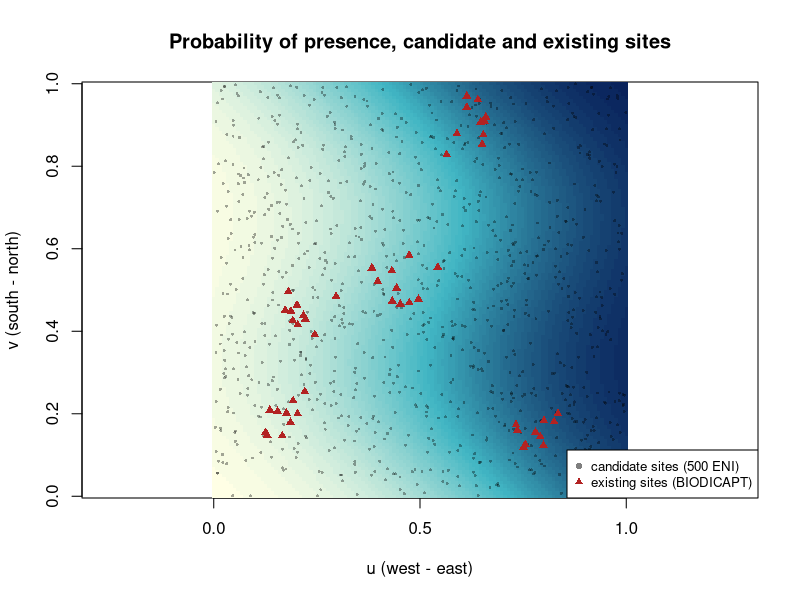
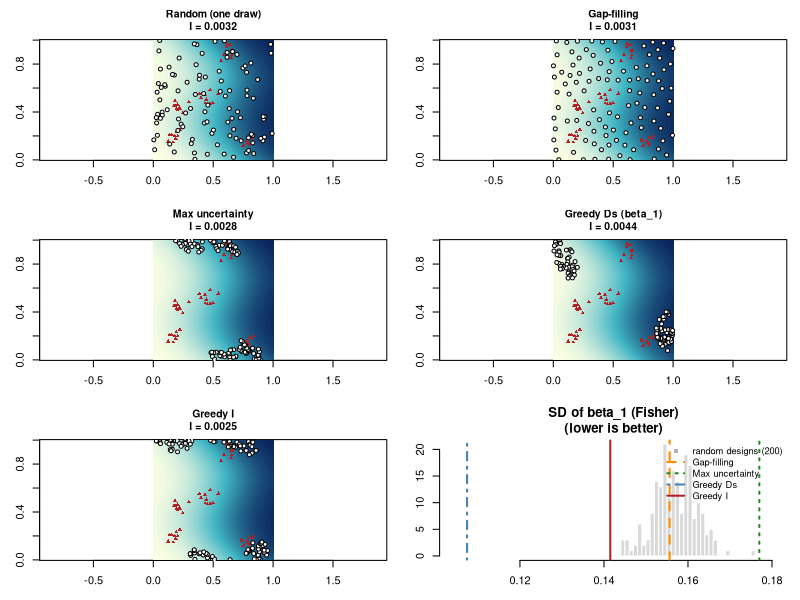
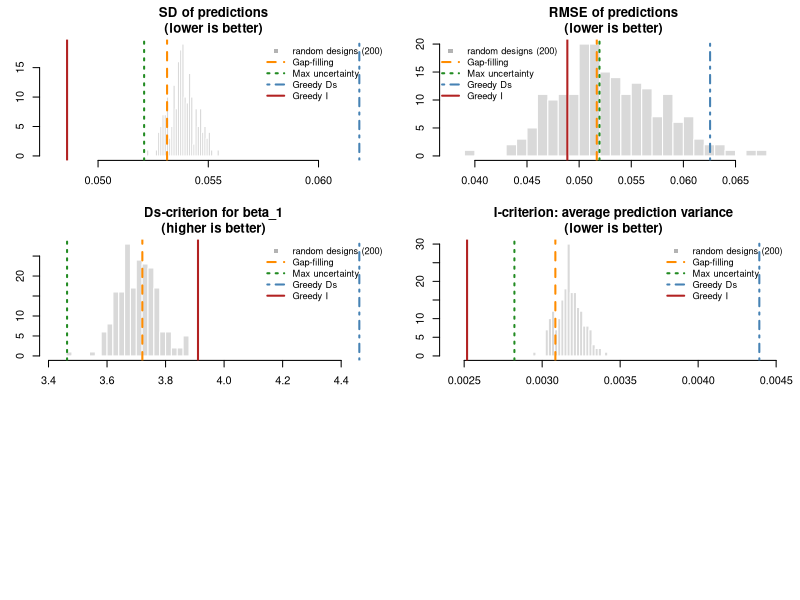

Write the R code that produced these figures, in order.
## ---- chunk 1
#| label: applied-setup
set.seed(2026)

# environmental fields over the square
x1_field <- function(u, v) 3 * (u - 0.5) + 0.4 * sin(2 * pi * v)   # west-east gradient
x2_field <- function(u, v) 2 * (v - 0.5) + 1.2 * (u - 0.5)         # partly confounded with x1
beta_true <- c(b0 = -0.2, b1 = 0.9, b2 = 0.5)                      # planning values
design_matrix <- function(u, v) cbind("(Intercept)" = 1, x1 = x1_field(u, v), x2 = x2_field(u, v))

# probit weights: information of one binary observation about its linear predictor
probit_weights <- function(eta, eps = 1e-8) {
  p <- pmin(pmax(pnorm(eta), eps), 1 - eps)
  dnorm(eta)^2 / (p * (1 - p))
}

# candidate sites: uniformly distributed
n_cand   <- 1000
cand     <- data.frame(u = runif(n_cand), v = runif(n_cand))
X_cand   <- design_matrix(cand$u, cand$v)
eta_cand <- as.numeric(X_cand %*% beta_true)
w_cand   <- probit_weights(eta_cand)

# existing design: 5 clusters of 10 sites, spread over the square
n_per_cluster <- 10
centres <- data.frame(u = c(0.15, 0.80, 0.45, 0.20, 0.65),
                      v = c(0.20, 0.15, 0.50, 0.45, 0.90))
n_ref   <- nrow(centres) * n_per_cluster
ref     <- data.frame(
  u = pmin(pmax(rep(centres$u, each = n_per_cluster) + rnorm(n_ref, sd = 0.04), 0), 1),
  v = pmin(pmax(rep(centres$v, each = n_per_cluster) + rnorm(n_ref, sd = 0.04), 0), 1))
X_ref  <- design_matrix(ref$u, ref$v)
w_ref  <- probit_weights(as.numeric(X_ref %*% beta_true))
M_ref  <- crossprod(X_ref, X_ref * w_ref)       # information of the existing design

n_select <- 0.10 * n_cand                        # budget: 10 % of the candidates
idx_s    <- 2                                    # (for the Ds-optimal design: beta_1)

# design space: where we want precise predictions (a regular grid on the square)
g_test   <- seq(0, 1, length.out = 40)
test     <- expand.grid(u = g_test, v = g_test)
X_test   <- design_matrix(test$u, test$v)
eta_test <- as.numeric(X_test %*% beta_true)
p_test   <- pnorm(eta_test)

# B: average, over the design space, of phi(eta)^2 x x'
B_test <- crossprod(X_test * dnorm(eta_test)) / nrow(X_test)

# I-criterion: average prediction variance over the design space (lower is better)
i_value <- function(M) sum(diag(solve(M, B_test)))

# I-criterion of the final design (existing + selected sites)
i_design <- function(sel) {
  Xs <- X_cand[sel, , drop = FALSE]
  i_value(M_ref + crossprod(Xs, Xs * w_cand[sel]))
}

# Ds-criterion (see the Ds example): only used to compare with the I-optimal design
ds_logdet <- function(M, idx_s) {
  S <- M[idx_s, idx_s, drop = FALSE] -
    M[idx_s, -idx_s, drop = FALSE] %*%
    solve(M[-idx_s, -idx_s, drop = FALSE], M[-idx_s, idx_s, drop = FALSE])
  as.numeric(determinant(S, logarithm = TRUE)$modulus)
}
## ---- chunk 2
#| label: applied-map
#| fig-width: 6
#| fig-height: 5.5
# map of the true probability of presence
g       <- seq(0, 1, length.out = 120)
p_field <- outer(g, g, function(u, v) {
  pnorm(beta_true[1] + beta_true[2] * x1_field(u, v) + beta_true[3] * x2_field(u, v))
})
pal <- colorRampPalette(c("#ffffe5", "#41b6c4", "#081d58"))(60)   # light = rare, dark = likely

image(g, g, p_field, col = pal, zlim = c(0, 1), asp = 1,
      xlab = "u (west - east)", ylab = "v (south - north)",
      main = "Probability of presence, candidate and existing sites")
points(cand$u, cand$v, pch = 16, cex = 0.4, col = adjustcolor("black", 0.35))
points(ref$u,  ref$v,  pch = 17, cex = 0.9, col = "firebrick")
legend("bottomright", bg = "white", cex = 0.8,
       legend = c("candidate sites (500 ENI)", "existing sites (BIODICAPT)"),
       pch = c(16, 17), col = c(adjustcolor("black", 0.5), "firebrick"))
## ---- chunk 3
#| label: applied-strategies
# 1. random
sel_random <- sample(n_cand, n_select)

# 2. gap-filling (farthest-point sampling, relative to the existing sites)
gap_filling <- function(coords, coords_ref, n_select) {
  d_cand <- as.matrix(dist(coords))
  d_ref  <- as.matrix(dist(rbind(coords_ref, coords)))[-seq_len(nrow(coords_ref)),
                                                     seq_len(nrow(coords_ref))]
  min_d <- apply(d_ref, 1, min)
  sel <- integer(0)
  for (k in seq_len(n_select)) {
    nxt   <- which.max(min_d)
    sel   <- c(sel, nxt)
    min_d <- pmin(min_d, d_cand[nxt, ])
  }
  sel
}
sel_gap <- gap_filling(cand[, c("u", "v")], ref[, c("u", "v")], n_select)

# 3. max uncertainty, selected in sequential batches
max_uncertainty_batches <- function(M0, X, eta, w, n_select, n_batches) {
  M <- M0
  cand_left <- seq_len(nrow(X))
  sel <- integer(0)
  batch_size <- ceiling(n_select / n_batches)

  while (length(sel) < n_select) {
    Minv <- solve(M)
    leverage <- rowSums((X[cand_left, , drop = FALSE] %*% Minv) *
                         X[cand_left, , drop = FALSE])
    sd_p <- dnorm(eta[cand_left]) * sqrt(pmax(leverage, 0))

    k <- min(batch_size, n_select - length(sel))
    batch <- cand_left[order(sd_p, decreasing = TRUE)[seq_len(k)]]

    M <- M + crossprod(X[batch, , drop = FALSE],
                       X[batch, , drop = FALSE] * w[batch])

    sel <- c(sel, batch)
    cand_left <- setdiff(cand_left, batch)
  }
  sel
}
sel_uncert <- max_uncertainty_batches(
  M0 = M_ref, X = X_cand, eta = eta_cand, w = w_cand,
  n_select = n_select, n_batches = 10)

# 4. greedy Ds (closed-form gain, M updated after each addition)
greedy_ds <- function(M0, X, w, idx_s, n_select) {
  M <- M0; cand_left <- seq_len(nrow(X)); sel <- integer(0)
  for (k in seq_len(n_select)) {
    Minv <- solve(M)
    S    <- solve(Minv[idx_s, idx_s, drop = FALSE])
    A    <- Minv %*% t(X[cand_left, , drop = FALSE])
    q    <- 1 / w[cand_left] + colSums(t(X[cand_left, , drop = FALSE]) * A)
    aS   <- A[idx_s, , drop = FALSE]
    gain <- -log(1 - colSums(aS * (S %*% aS)) / q)
    best <- cand_left[which.max(gain)]
    M    <- M + w[best] * tcrossprod(X[best, ])
    sel  <- c(sel, best); cand_left <- setdiff(cand_left, best)
  }
  sel
}
sel_ds <- greedy_ds(M_ref, X_cand, w_cand, idx_s, n_select)

# 5. greedy I (closed-form decrease of tr(M^-1 B), M updated after each addition)
greedy_i <- function(M0, X, w, B, n_select) {
  M <- M0; cand_left <- seq_len(nrow(X)); sel <- integer(0)
  for (k in seq_len(n_select)) {
    Minv <- solve(M)
    A    <- Minv %*% t(X[cand_left, , drop = FALSE])          # a = M^-1 x  (p x m)
    q    <- 1 / w[cand_left] + colSums(t(X[cand_left, , drop = FALSE]) * A)
    gain <- colSums(A * (B %*% A)) / q                        # a' B a / q
    best <- cand_left[which.max(gain)]
    M    <- M + w[best] * tcrossprod(X[best, ])
    sel  <- c(sel, best); cand_left <- setdiff(cand_left, best)
  }
  sel
}
sel_i <- greedy_i(M_ref, X_cand, w_cand, B_test, n_select)
## ---- chunk 4
#| label: applied-check
x1c <- X_cand[1, ]; w1 <- w_cand[1]
a   <- solve(M_ref, x1c)
formula_gain <- as.numeric(t(a) %*% B_test %*% a / (1 / w1 + sum(x1c * a)))
direct_gain  <- i_value(M_ref) - i_value(M_ref + w1 * tcrossprod(x1c))
stopifnot(isTRUE(all.equal(formula_gain, direct_gain)))
c(formula = formula_gain, direct = direct_gain)
## ---- chunk 5
#| label: applied-sites
#| fig-width: 8
#| fig-height: 12
par(mfrow = c(3, 2), mar = c(3, 3, 3, 1))
plot_sel <- function(sel, title) {
  image(g, g, p_field, col = pal, zlim = c(0, 1), asp = 1, xlab = "", ylab = "",
        main = sprintf("%s\nI = %.4f", title, i_design(sel)), cex.main = 0.95)
  points(ref$u, ref$v, pch = 17, cex = 0.6, col = "firebrick")
  points(cand$u[sel], cand$v[sel], pch = 21, bg = "white", col = "black", cex = 0.8)
}
plot_sel(sel_random, "Random (one draw)")
plot_sel(sel_gap, "Gap-filling")
plot_sel(sel_uncert, "Max uncertainty")
plot_sel(sel_ds, "Greedy Ds (beta_1)")
plot_sel(sel_i, "Greedy I")
## ---- chunk 6
#| label: applied-evaluate
# all metrics of one design (a vector of selected candidate indices)
evaluate_design <- function(sel, n_rep) {
  Xs <- X_cand[sel, , drop = FALSE]
  M  <- M_ref + crossprod(Xs, Xs * w_cand[sel])    # information of the final design
  C  <- solve(M)                                   # approximate covariance of beta_hat

  out <- c(
    I       = i_value(M),
    sd_pred = mean(dnorm(eta_test) * sqrt(rowSums((X_test %*% C) * X_test))),
    sd_b0   = sqrt(C[1, 1]),
    sd_b1   = sqrt(C[2, 2]),
    sd_b2   = sqrt(C[3, 3]),
    Ds      = ds_logdet(M, idx_s)
  )

  # Monte Carlo: simulate data, refit, predict
  X_fit <- rbind(X_ref, Xs)
  p_fit <- pnorm(as.numeric(X_fit %*% beta_true))
  fits <- replicate(n_rep, {
    y <- rbinom(nrow(X_fit), 1, p_fit)
    tryCatch(
      suppressWarnings(glm.fit(X_fit, y, family = binomial("probit"))$coefficients),
      error = function(e) rep(NA_real_, 3))
  })                                                # 3 x n_rep
  fits <- fits[, !is.na(colSums(fits)), drop = FALSE]
  rmse <- mean(apply(fits, 2, function(b) sqrt(mean((pnorm(X_test %*% b) - p_test)^2))))

  c(out, rmse = rmse)
}

# 200 random designs (20 replicates each) and the four other strategies (200 replicates)
n_random     <- 200
rand_designs <- replicate(n_random, sample(n_cand, n_select), simplify = FALSE)
rand_res     <- t(sapply(rand_designs, evaluate_design, n_rep = 20))

strategies <- list("Gap-filling" = sel_gap, "Max uncertainty" = sel_uncert,
                   "Greedy Ds" = sel_ds, "Greedy I" = sel_i)
strat_res  <- t(sapply(strategies, evaluate_design, n_rep = 200))
## ---- chunk 7
#| label: applied-results
#| fig-width: 8
#| fig-height: 7
cols <- c("Gap-filling" = "darkorange", "Max uncertainty" = "forestgreen",
          "Greedy Ds" = "steelblue", "Greedy I" = "firebrick")
ltys <- c("Gap-filling" = 2, "Max uncertainty" = 3, "Greedy Ds" = 4, "Greedy I" = 1)

# histogram of a metric over random designs, with the other strategies as vertical lines
# (the x-range must include the strategies: abline() draws nothing outside the plot region)
metric_hist <- function(metric, main, xlab, loc_legend = "topleft") {
    vals <- c(rand_res[, metric], strat_res[, metric])
    pad  <- 0.05 * diff(range(vals))
    hist(rand_res[, metric], breaks = 25, col = "grey85", border = "white",
        xlim = range(vals) + c(-pad, pad), main = main, xlab = xlab, ylab = "random designs")
    for (s in rownames(strat_res)) {
        abline(v = strat_res[s, metric], col = cols[s], lty = ltys[s], lwd = 2)
    }
    legend(loc_legend, bty = "n", cex = 0.85,
        legend = c("random designs (200)", names(cols)),
        col = c("grey70", cols),
        lty = c(NA, ltys), pch = c(15, NA, NA, NA, NA), lwd = c(NA, 2, 2, 2, 2))
}
## ---- chunk 8
metric_hist("sd_b1", "SD of beta_1 (Fisher)\n(lower is better)",    "approximate SD of the estimate", loc_legend="topright")
## ---- chunk 9
metric_hist("sd_pred", "SD of predictions\n(lower is better)",        "mean SD of the predicted probability", loc_legend="topright")
## ---- chunk 10
metric_hist("rmse", "RMSE of predictions\n(lower is better)", "RMSE of the predicted probability")
## ---- chunk 11
metric_hist("Ds", "Ds-criterion for beta_1\n(higher is better)", "log det of the Schur complement", loc_legend="topright")
## ---- chunk 12
metric_hist("I", "I-criterion: average prediction variance\n(lower is better)", "tr(M^-1 B)", loc_legend = "topright")
## ---- chunk 13
#| label: applied-table
res_tab <- rbind("Random (median)" = apply(rand_res, 2, median), strat_res)
knitr::kable(
  res_tab[, c("I", "sd_pred", "rmse", "sd_b0", "sd_b1", "sd_b2", "Ds")],
  digits = 4,
  col.names = c("I (mean pred. variance)", "SD of predictions", "RMSE",
                "SD beta_0", "SD beta_1", "SD beta_2", "Ds (beta_1)"))
